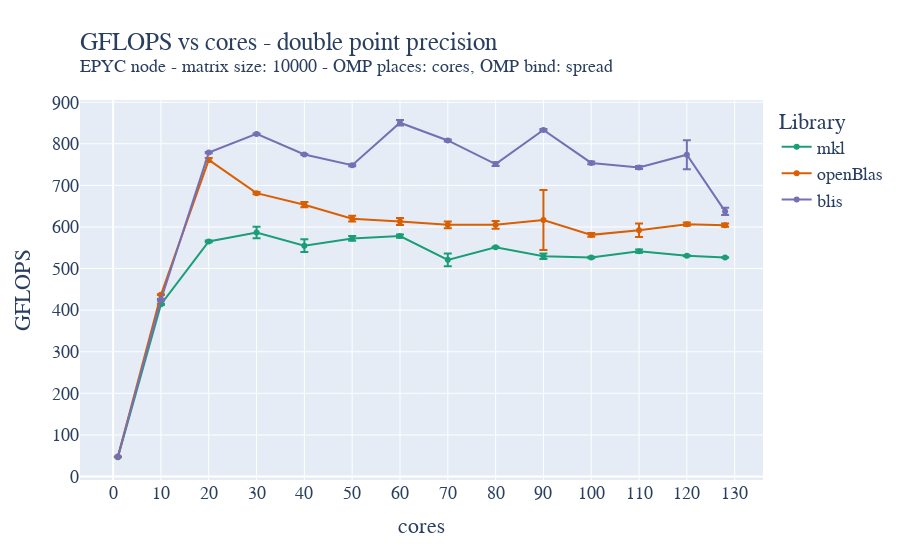

This figure's notebook cell:
### Code cell
fig = go.Figure()

fig.add_trace(go.Scatter(x=mkl_double_avg["cores"]["mean"], y=mkl_double_avg["gflops"]["mean"], name='mkl',
                         error_y=dict(
                             type="data",
                             array=mkl_double_avg["gflops"]["std"],
                             visible=True)))
fig.add_trace(go.Scatter(x=oblas_double_avg["cores"]["mean"], y=oblas_double_avg["gflops"]["mean"], name='openBlas',
                         error_y=dict(
                             type="data",
                             array=oblas_double_avg["gflops"]["std"],
                             visible=True)))
fig.add_trace(go.Scatter(x=blis_double_avg["cores"]["mean"], y=blis_double_avg["gflops"]["mean"], name='blis',
                         error_y=dict(
                             type="data",
                             array=blis_double_avg["gflops"]["std"],
                             visible=True)))

fig.update_layout(
    title=go.layout.Title(
        text="GFLOPS vs cores - double point precision<br><sup>EPYC node - matrix size: 10000 - OMP places: cores, OMP bind: spread</sup>",
        xref="paper",
        x=0,
    ),
    xaxis_title="cores",
    xaxis = dict(
        tickmode = 'linear',
        tick0 = '0',
        dtick = '10'
    ),
    yaxis_title="GFLOPS",
    legend_title="Library",
    font=dict(
        family="Courier New, monospace",
        size=18,
    ),
    colorway=["#1b9e77","#d95f02", "#7570b3"]
)
fig.show()
fig.write_image("/home/andres/hpc/Foundations_of_HPC_2022/Assignment/my_assignment/report/images/fixed_size_epyc_double_gflops_spread.pdf", height=500, width=1000)

### Figure 1 — Plotly figure (JSON) as saved in the notebook; plotly's stock layout.template omitted (floating-point values rounded to 4 significant figures)
{"data": [{"error_y": {"array": [0.2165, 1.255, 2.206, 13.89, 15.27, 5.674, 4.038, 15.09, 1.242, 6.775, 1.731, 3.938, 0.9956, 0.7139], "type": "data", "visible": true}, "name": "mkl", "type": "scatter", "x": [1, 10, 20, 30, 40, 50, 60, 70, 80, 90, 100, 110, 120, 128], "y": [46.35, 413.9, 565.3, 586.6, 554.9, 572.5, 578.0, 520.9, 551.4, 529.5, 526.5, 541.7, 530.8, 526.8]}, {"error_y": {"array": [0.1121, 0.9742, 4.3, 2.593, 6.338, 6.948, 8.526, 8.388, 9.473, 72.3, 4.451, 16.24, 3.982, 3.83], "type": "data", "visible": true}, "name": "openBlas", "type": "scatter", "x": [1, 10, 20, 30, 40, 50, 60, 70, 80, 90, 100, 110, 120, 128], "y": [47.58, 437.1, 761.4, 681.3, 653.6, 619.9, 613.2, 605.0, 605.1, 616.6, 581.0, 592.2, 606.6, 604.4]}, {"error_y": {"array": [0.0645, 2.305, 1.526, 1.239, 1.354, 2.568, 6.408, 2.312, 4.587, 2.198, 3.384, 3.564, 34.89, 8.488], "type": "data", "visible": true}, "name": "blis", "type": "scatter", "x": [1, 10, 20, 30, 40, 50, 60, 70, 80, 90, 100, 110, 120, 128], "y": [48.11, 425.0, 778.7, 823.7, 774.3, 748.4, 850.6, 808.0, 751.2, 833.2, 754.0, 743.2, 773.8, 637.5]}], "layout": {"colorway": ["#1b9e77", "#d95f02", "#7570b3"], "font": {"family": "Courier New, monospace", "size": 18}, "legend": {"title": {"text": "Library"}}, "title": {"text": "GFLOPS vs cores - double point precision<br><sup>EPYC node - matrix size: 10000 - OMP places: cores, OMP bind: spread</sup>", "x": 0, "xref": "paper"}, "xaxis": {"dtick": "10", "tick0": "0", "tickmode": "linear", "title": {"text": "cores"}}, "yaxis": {"title": {"text": "GFLOPS"}}}}
